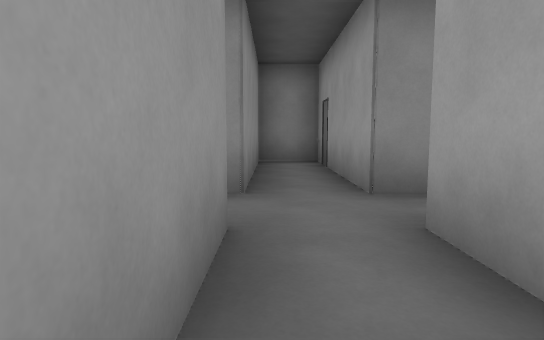
view 1 (above)

16 first-person views from a walk through a Godot game level. The camera is 1.2 m above the floor, tilts 6° down and sees 75° across. The floor is counted in squares, 2 m on a side. Each view is taken from the middle of a square. On the plan, view 1 faces up. The plan holds only what a view shows up to about 10 squares ahead; the rest is blank. The place goes on beyond the plan.

view 2
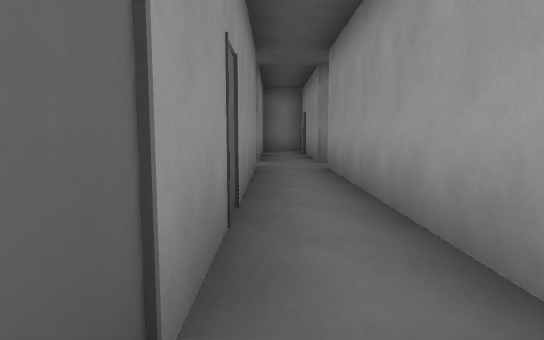

view 3
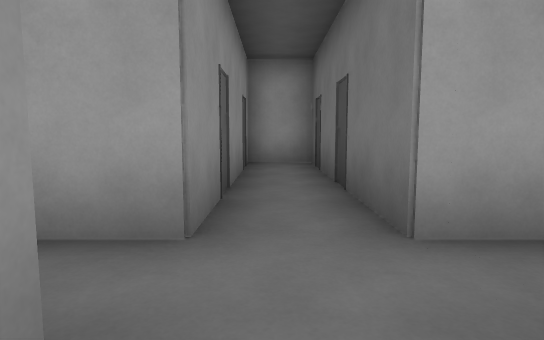

view 4
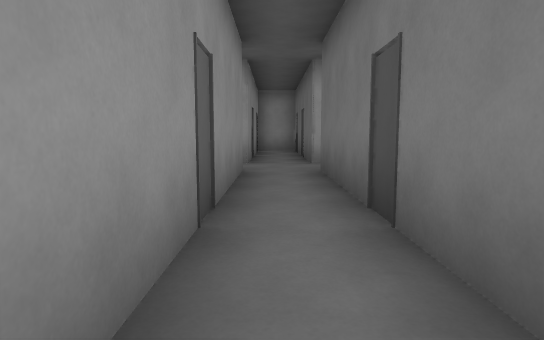

view 5
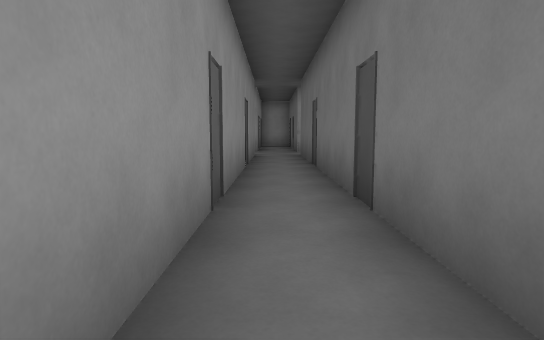

view 6
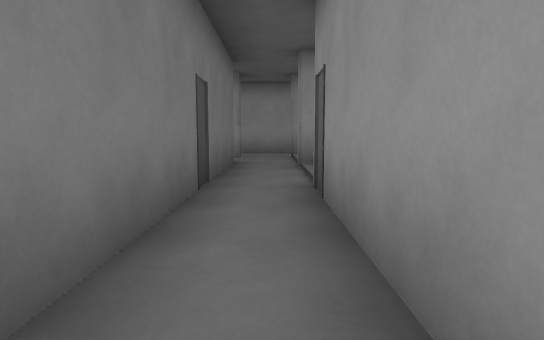

view 7
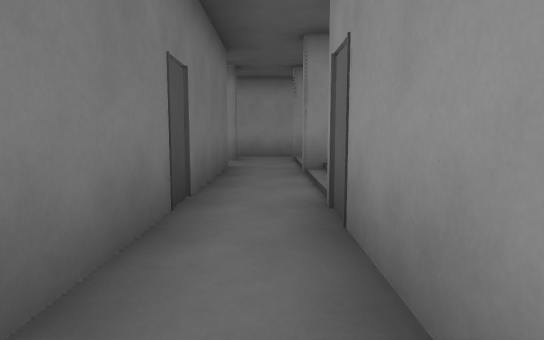

view 8
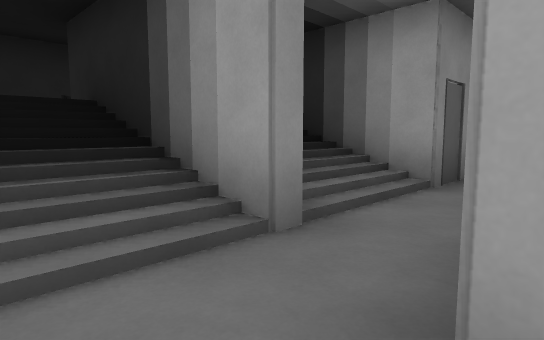

view 9
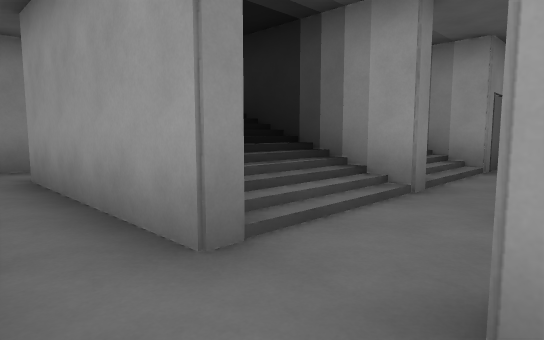

view 10
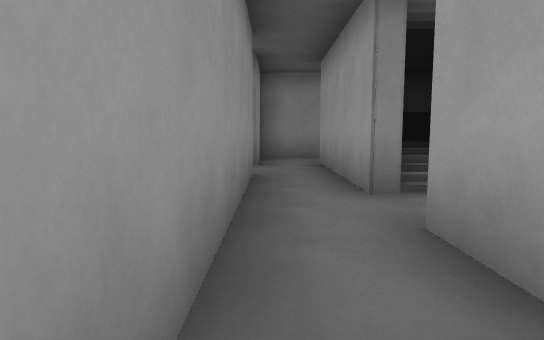

view 11
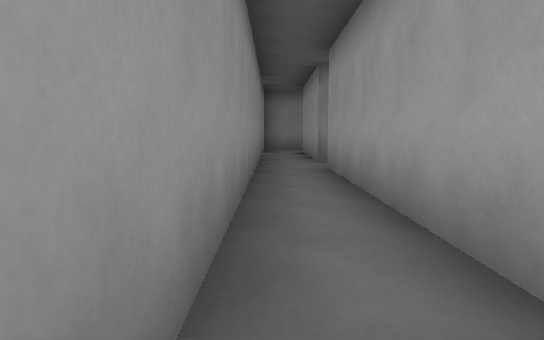

view 12
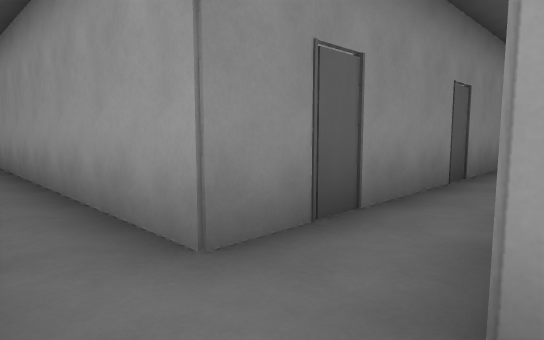

view 13
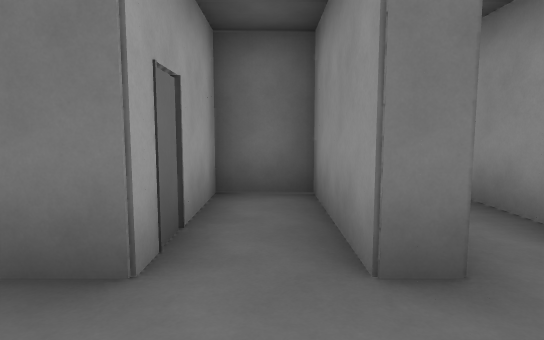

view 14
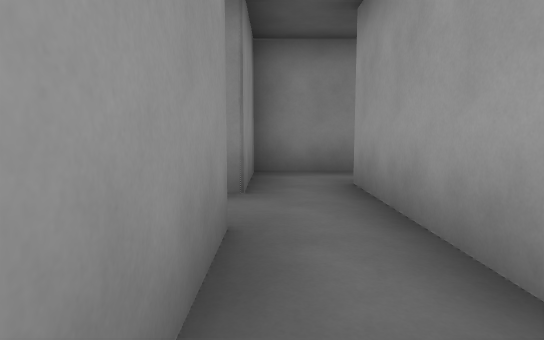

view 15
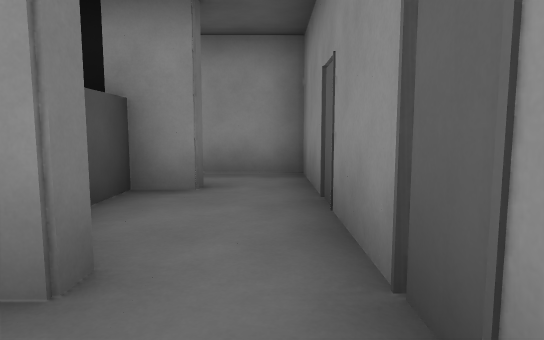

view 16
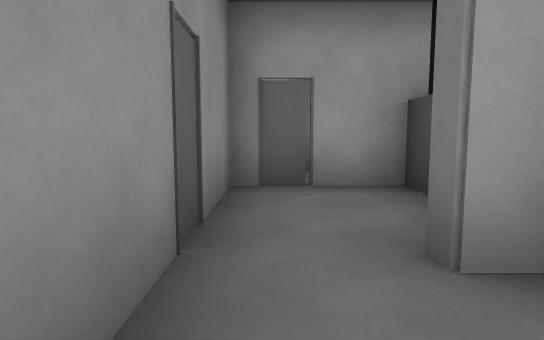

### Floor plan
Key: @ floor where view 1 was taken; # wall or solid block; . floor; / step, stairs or slope.
Columns run from 18 left of view 1 to 6 right of it. Each row starts with its distance up from view 1.
  9 ########
  8 #......#         ###
  7 #.#..#.#         #.#
  6  .#//#/#         #.#
  5 #.#//#/#         #.#
  4 #.#//#/###########.######
  3 #.......................#
  2 #.#.##############.######
  1 #.#.#            #.#
  0 #.#.#            #@#
 -1 #.###            #.#
 -2 #.#              #.#
 -3 #.#              #.#
 -4 #.#######        #.
 -5  .......
 -6  .#

Positions as (right, up) in squares from view 1, and headings:
1: (0, 0), facing up
2: (0, -4), facing up
3: (-1, 3), facing right
4: (-6, 3), facing right
5: (-10, 3), facing right
6: (-7, 3), facing left
7: (-8, 3), facing left
8: (-15, 2), facing up-right
9: (-17, 2), facing up-right
10: (-17, 0), facing up
11: (-17, -4), facing up
12: (-17, -6), facing up-right
13: (-15, 4), facing down
14: (-17, 3), facing up
15: (-12, 8), facing left
16: (-15, 8), facing right
